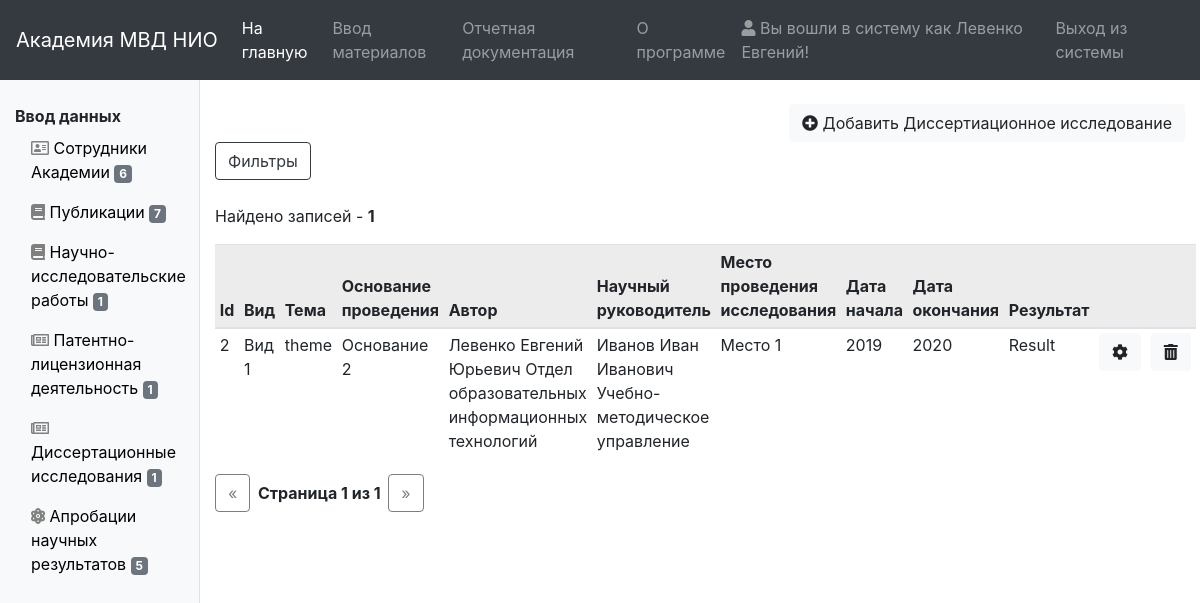
Screenshot of /dissertation/ (signed in) with the database file from the repository.
### dissertationresearch/models.py (models this page shows, shortened)
class DissertationResearch(models.Model):
    kind = models.ForeignKey(ResearchKind, on_delete=models.SET_NULL, null=True, verbose_name="Вид исследования")
    status = models.ForeignKey(ResearchStatus, on_delete=models.SET_NULL, null=True, verbose_name="Статус исследователя")
    date_begin = models.IntegerField(verbose_name="Год начала", null=True, blank=True)
    date_end = models.IntegerField(verbose_name="Год окончания", null=True, blank=True)
    date_protect = models.DateField(verbose_name="Дата защиты", null=True, blank=True)
    dissertation_theme = models.TextField(verbose_name="Тема исследования")
    reason = models.ForeignKey(Reason, on_delete=models.SET_NULL, null=True, verbose_name="Основание для проведения исследования")
    result = models.CharField(max_length=255, null=True, blank=True, verbose_name="Результат исследования")
    author = models.ForeignKey(Author, on_delete=models.SET_NULL, related_name="author", null=True, verbose_name="Автор исследования")
    leader = models.ForeignKey(Author, on_delete=models.SET_NULL, related_name="leader", null=True, verbose_name="Научный руководитель")
    leader_subdivision = models.ForeignKey(Subdivision, on_delete=models.SET_NULL, related_name="leader_subdivision", null=True, blank=True,
                                           verbose_name="Подразделение научного руководителя")
    research_place = models.ForeignKey(ResearchPlace, on_delete=models.SET_NULL, null=True, blank=True,
                                       verbose_name="Место проведения исследования")
    research_place_subdivision = models.ForeignKey(Subdivision, on_delete=models.SET_NULL, related_name="research_place_subdivision", null=True, blank=True,
                                                   verbose_name="Подразделение Академии МВД РБ (место проведения)")
    date_added = models.DateTimeField(blank=True, null=True, verbose_name="Дата и время моследнего изменения")
    user_added = models.ForeignKey(User, on_delete=models.SET_NULL, blank=True, null=True,
                                   verbose_name="Кем внесено/изменено")
    class Meta:
        ordering = ('id',)
        verbose_name = 'Диссертационное исследование'
        verbose_name_plural = 'Диссертационные исследования'

class ResearchKind(models.Model):
    kind_name = models.CharField(max_length=255, verbose_name="Вид диссертационного исследования")
    def __str__(self):
        return self.kind_name
    class Meta:
        ordering = ('kind_name',)
        verbose_name = 'Вид исследования'
        verbose_name_plural = 'Виды исследований'

class Reason(models.Model):
    reason = models.CharField(max_length=255, verbose_name="Основание")
    def __str__(self):
        return self.reason
    class Meta:
        ordering = ('reason',)
        verbose_name = 'Основание для проведения исследования'
        verbose_name_plural = 'Основания для проведения исследования'

class ResearchPlace(models.Model):
    place = models.CharField(max_length=255, verbose_name="Место проведения")
    def __str__(self):
        return self.place
    class Meta:
        ordering = ('place',)
        verbose_name = 'Место проведения исследования'
        verbose_name_plural = 'Места проведения исследований'

### authors/models.py (models this page shows, shortened)
class Author(models.Model):
    subdivision = models.ForeignKey(Subdivision, on_delete=models.SET_NULL, null=True, verbose_name="Подразделение")
    lastname = models.CharField(max_length=100, verbose_name="Фамилия", validators=[name_validator])
    firstname = models.CharField(max_length=100, verbose_name="Имя", validators=[name_validator])
    patronymic = models.CharField(max_length=100, verbose_name="Отчество", validators=[name_validator])
    date_of_birth = models.DateField(blank=True, null=True, verbose_name="Дата рождения")
    rank = models.ForeignKey(Rank, on_delete=models.SET_NULL, blank=True, null=True, verbose_name="Звание")
    position = models.ForeignKey(Position, on_delete=models.SET_NULL, blank=True, null=True, verbose_name="Должность")
    position_date = models.DateField(blank=True, null=True, verbose_name="Дата назначения на должность")
    is_docentvak = models.BooleanField(default=False, verbose_name="Является доцентом ВАК")
    docentvak_date = models.DateField(blank=True, null=True, verbose_name="Дата присовения доцента ВАК")
    is_professor = models.BooleanField(default=False, verbose_name="Является профессором")
    professor_date = models.DateField(blank=True, null=True, verbose_name="Дата присвоения профессороской степени")
    is_candidate = models.BooleanField(default=False, verbose_name="Является кандидатом наук")
    candidate_date = models.DateField(blank=True, null=True, verbose_name="Дата присвоения кандидата наук")
    candidate_title = models.TextField(blank=True, null=True, verbose_name="Название кандидатской диссертации")
    candidate_specialty = models.ForeignKey(Candidatespecialty, on_delete=models.SET_NULL, blank=True, null=True,
                                            verbose_name="Кандидатская специальность")
    is_doctor = models.BooleanField(default=False, verbose_name="Является доктором наук")
    doctor_date = models.DateField(blank=True, null=True, verbose_name="Дата присвоения доктора наук")
    doctor_title = models.TextField(blank=True, null=True, verbose_name="Название докторской диссертации")
    doctor_specialty = models.ForeignKey(Doctorspecialty, on_delete=models.SET_NULL, blank=True, null=True,
                                         verbose_name="Докторская специальность")
    extra_data = models.TextField(blank=True, null=True, verbose_name="Дополнительные данные")
    work_status = models.ForeignKey(Workstatus, on_delete=models.SET_NULL, null=True,
                                    verbose_name="Рабочий статус")
    def __str__(self):
        return self.lastname + ' ' + self.firstname + ' ' + self.patronymic + ' ' + str(self.subdivision)
    class Meta:
        ordering = ('lastname',)
        verbose_name = 'Автор'
        verbose_name_plural = 'Авторы'

class Subdivision(models.Model):
    subdivision_name = models.CharField(max_length=255, verbose_name="Наименование подразделения")
    subdivision_short_name = models.CharField(max_length=70, verbose_name="Сокращенное наименование подразделения",
                                              blank=True, null=True)
    group = models.ForeignKey(Subdivisiongroup, on_delete=models.SET_NULL, null=True, verbose_name="Группа подразделений")
    def __str__(self):
        return self.subdivision_name
    class Meta:
        ordering = ('subdivision_name',)
        verbose_name = 'Подразделение'
        verbose_name_plural = 'Подразделения'

### dissertationresearch/views.py (the view)
# urls.py: path('', login_required(views.dissertation_research_list), name='list'),
def dissertation_research_list(request):
    f = DissertationResearchFilter(request.GET, queryset=DissertationResearch.objects.all().order_by('-pk'))
    paginator = Paginator(f.qs, 50)
    page = request.GET.get('page')
    dissertations = paginator.get_page(page)
    return render(request, 'dissertationresearch/dissertation_list.html', {'list': dissertations,
                                                                           'filter': f,
                                                                           })

### context_processors/side_panel_context.py (called while the page is built)
def counts(request):
    return {'author_count': Author.objects.all().count(),
            'sciencework_count': Sciencework.objects.all().count(),
            'nir_count': NIR.objects.all().count(),
            'pld_count': PLD.objects.all().count(),
            'dissertation_count': DissertationResearch.objects.all().count(),
            'anr_count': ANR.objects.all().count(),
            }

### dissertationresearch/models.py (called while the page is built)
    def __str__(self):
        return self.status_name

### dissertationresearch/templates/dissertationresearch/dissertation_list.html (shortened to what this page needs)
{% extends "base_list.html" %}
{% load url_replace %}
{% load static %}
{% block add_button %}
    <a href="{% url 'dissertation:add' %}" class="btn btn-light"><i class="fas fa-plus-circle"></i> Добавить Диссертиационное исследование</a>
{% endblock %}
{% block list %}
    <table class="table table-sm">
        <thead class="table-active">
        <tr>
            <th scope="col">Id</th>
            <th scope="col">Вид</th>
            <th scope="col">Тема</th>
            <th scope="col">Основание проведения</th>
            <th scope="col">Автор</th>
            <th scope="col">Научный руководитель</th>
            <th scope="col">Место проведения исследования</th>
            <th scope="col">Дата начала</th>
            <th scope="col">Дата окончания</th>
            <th scope="col">Результат</th>
            <th scope="col"></th>
            <th scope="col"></th>
        </tr>
        </thead>
        <tbody>
        {% for disser in list %}
            <tr>
                <td>{{ disser.id }}</td>
                <td>{{ disser.kind }}</td>
                <td>{{ disser.dissertation_theme }}</td>
                <td>{{ disser.reason }}</td>
                <td>{{ disser.author }}</td>
                <td>{{ disser.leader }}</td>
                <td>{{ disser.research_place }}</td>
                <td>{{ disser.date_begin }}</td>
                <td>{{ disser.date_end }}</td>
                <td>{{ disser.result }}</td>
                <td><a href="{% url 'dissertation:update' disser.id %}" class="btn btn-light"><i class="fas fa-cog"></i></a></td>
                <td><a href="{% url 'dissertation:delete' disser.id %}" class="btn btn-light"><i class="fas fa-trash-alt"></i></a></td>
            </tr>
        {% endfor %}
        </tbody>
    </table>
{% endblock %}

### index/templates/index/common/navs/nav.html (shortened to what this page needs)
<nav class="navbar navbar-expand-lg navbar-dark bg-dark">
    <a class="navbar-brand" href="">Академия МВД НИО</a>
    <div class="collapse navbar-collapse" id="navbarSupportedContent">
        <ul class="navbar-nav mr-auto">
            <li class="nav-item active">
                <a class="nav-link" href="{% url 'index:index' %}">На главную<span class="sr-only">(current)</span></a>
            </li>
            <li class="nav-item">
                <a class="nav-link" href="{% url 'authors:list' %}">Ввод материалов</a>
            </li>
            <li class="nav-item">
                <a class="nav-link" href="">Отчетная документация</a>
            </li>
            <li class="nav-item">
                <a class="nav-link" href="{% url 'index:about' %}">О программе</a>
            </li>
        </ul>
        <ul class="navbar-nav">
            {% if user.is_authenticated  %}
                <li class="nav-item">
                    <a class="nav-link"><i class="fas fa-user"></i> Вы вошли в систему как {{ user.last_name }} {{ user.first_name }}!</a>
                </li>
                <li class="nav-item">
                    <a class="nav-link" href="{% url 'logout' %}"> Выход из системы</a>
                </li>
            {% else %}
                <li class="nav-item">
                    <a class="nav-link" href=""><i class="fas fa-user"></i> Вход в систему</a>
                </li>
            {% endif %}
        </ul>
    </div>
</nav>

### rows the page displays
DissertationResearch: id "2", kind "Вид 1", dissertation_theme "theme", reason "Основание 2", author "Левенко Евгений Юрьевич Отдел образовательных информационных технологий", leader "Иванов Иван Иванович Учебно-методическое управление", research_place "Место 1", date_begin "2019", date_end "2020", result "Result"

### other values shown
{{ user.last_name }} "Левенко"
{{ user.first_name }} "Евгений"
{{ author_count }} "6"
{{ sciencework_count }} "7"
{{ nir_count }} "1"
{{ pld_count }} "1"
{{ dissertation_count }} "1"
{{ anr_count }} "5"
{{ filter.qs|length }} "1"
{{ list.number }} "1"
{{ list.paginator.num_pages }} "1"
